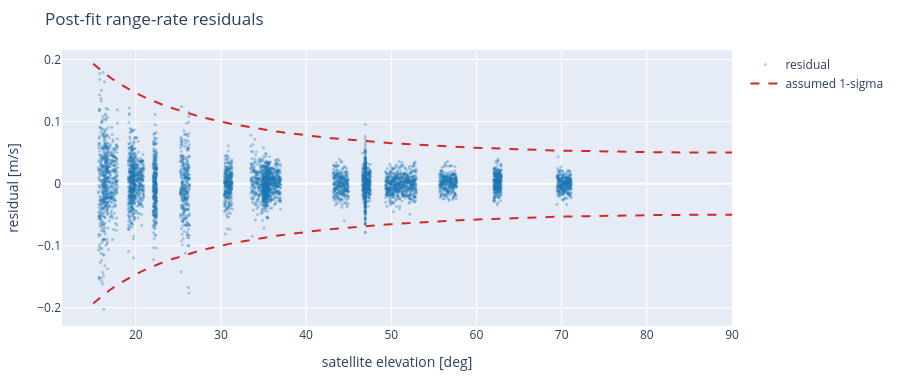

The notebook cell this image was saved under:
### Markdown cell above
A few centimetres per second, with no bias to speak of: the range-rate model -- line of sight, satellite velocity, satellite clock drift and the Earth-rotation (Sagnac) rate -- is consistent with the measurements at the level the receiver can measure them.

The other state the graph estimates is the receiver clock. Its drift is the difference of adjacent bias states, and the post-fit residuals show the elevation dependence the weighting assumed.

### Code cell
drift = rCST.CLIGHT * np.diff([result.atDouble(B(k))
                               for k in range(len(data.frames))])
print("receiver clock drift: mean %+.4f m/s, std %.4f m/s"
      % (drift.mean(), drift.std()))

residual = np.array([f.evaluateError(result.atPoint3(V(k)),
                                     result.atDouble(B(k - 1)),
                                     result.atDouble(B(k)))[0]
                     for k, o, f in factors])
elevation = np.rad2deg([o.el for _, o, _ in factors])
print("range-rate residual: RMS %.4f m/s over %d observations"
      % (np.sqrt((residual ** 2).mean()), len(residual)))

fig = go.Figure()
fig.add_scatter(x=elevation, y=residual, mode="markers",
                marker=dict(size=3, opacity=0.35, color="#1f77b4"), name="residual")
fig.add_scatter(x=np.arange(15, 91), y=SIGMA / np.sin(np.deg2rad(np.arange(15, 91))),
                line=dict(color="#d62728", dash="dash"), name="assumed 1-sigma")
fig.add_scatter(x=np.arange(15, 91), y=-SIGMA / np.sin(np.deg2rad(np.arange(15, 91))),
                line=dict(color="#d62728", dash="dash"), showlegend=False)
fig.update_layout(title="Post-fit range-rate residuals",
                  xaxis_title="satellite elevation [deg]",
                  yaxis_title="residual [m/s]",
                  height=380, margin=dict(l=60, r=20, t=50, b=50))
fig.show()

### Figure 1 — Plotly figure (JSON) as saved in the notebook; plotly's stock layout.template omitted (floating-point values rounded to 4 significant figures; data arrays with more than 128 entries replaced by an {"elided": "..."} marker saying what was removed)
{"data": [{"marker": {"color": "#1f77b4", "opacity": 0.35, "size": 3}, "mode": "markers", "name": "residual", "type": "scatter", "x": {"elided": "5400 float values"}, "y": {"elided": "5400 float values"}}, {"line": {"color": "#d62728", "dash": "dash"}, "name": "assumed 1-sigma", "type": "scatter", "x": [15, 16, 17, 18, 19, 20, 21, 22, 23, 24, 25, 26, 27, 28, 29, 30, 31, 32, 33, 34, 35, 36, 37, 38, 39, 40, 41, 42, 43, 44, 45, 46, 47, 48, 49, 50, 51, 52, 53, 54, 55, 56, 57, 58, 59, 60, 61, 62, 63, 64, 65, 66, 67, 68, 69, 70, 71, 72, 73, 74, 75, 76, 77, 78, 79, 80, 81, 82, 83, 84, 85, 86, 87, 88, 89, 90], "y": [0.1932, 0.1814, 0.171, 0.1618, 0.1536, 0.1462, 0.1395, 0.1335, 0.128, 0.1229, 0.1183, 0.1141, 0.1101, 0.1065, 0.1031, 0.1, 0.09708, 0.09435, 0.0918, 0.08941, 0.08717, 0.08507, 0.08308, 0.08121, 0.07945, 0.07779, 0.07621, 0.07472, 0.07331, 0.07198, 0.07071, 0.06951, 0.06837, 0.06728, 0.06625, 0.06527, 0.06434, 0.06345, 0.06261, 0.0618, 0.06104, 0.06031, 0.05962, 0.05896, 0.05833, 0.05774, 0.05717, 0.05663, 0.05612, 0.05563, 0.05517, 0.05473, 0.05432, 0.05393, 0.05356, 0.05321, 0.05288, 0.05257, 0.05228, 0.05201, 0.05176, 0.05153, 0.05132, 0.05112, 0.05094, 0.05077, 0.05062, 0.05049, 0.05038, 0.05028, 0.05019, 0.05012, 0.05007, 0.05003, 0.05001, 0.05]}, {"line": {"color": "#d62728", "dash": "dash"}, "showlegend": false, "type": "scatter", "x": [15, 16, 17, 18, 19, 20, 21, 22, 23, 24, 25, 26, 27, 28, 29, 30, 31, 32, 33, 34, 35, 36, 37, 38, 39, 40, 41, 42, 43, 44, 45, 46, 47, 48, 49, 50, 51, 52, 53, 54, 55, 56, 57, 58, 59, 60, 61, 62, 63, 64, 65, 66, 67, 68, 69, 70, 71, 72, 73, 74, 75, 76, 77, 78, 79, 80, 81, 82, 83, 84, 85, 86, 87, 88, 89, 90], "y": [-0.1932, -0.1814, -0.171, -0.1618, -0.1536, -0.1462, -0.1395, -0.1335, -0.128, -0.1229, -0.1183, -0.1141, -0.1101, -0.1065, -0.1031, -0.1, -0.09708, -0.09435, -0.0918, -0.08941, -0.08717, -0.08507, -0.08308, -0.08121, -0.07945, -0.07779, -0.07621, -0.07472, -0.07331, -0.07198, -0.07071, -0.06951, -0.06837, -0.06728, -0.06625, -0.06527, -0.06434, -0.06345, -0.06261, -0.0618, -0.06104, -0.06031, -0.05962, -0.05896, -0.05833, -0.05774, -0.05717, -0.05663, -0.05612, -0.05563, -0.05517, -0.05473, -0.05432, -0.05393, -0.05356, -0.05321, -0.05288, -0.05257, -0.05228, -0.05201, -0.05176, -0.05153, -0.05132, -0.05112, -0.05094, -0.05077, -0.05062, -0.05049, -0.05038, -0.05028, -0.05019, -0.05012, -0.05007, -0.05003, -0.05001, -0.05]}], "layout": {"height": 380, "margin": {"b": 50, "l": 60, "r": 20, "t": 50}, "title": {"text": "Post-fit range-rate residuals"}, "xaxis": {"title": {"text": "satellite elevation [deg]"}}, "yaxis": {"title": {"text": "residual [m/s]"}}}}
